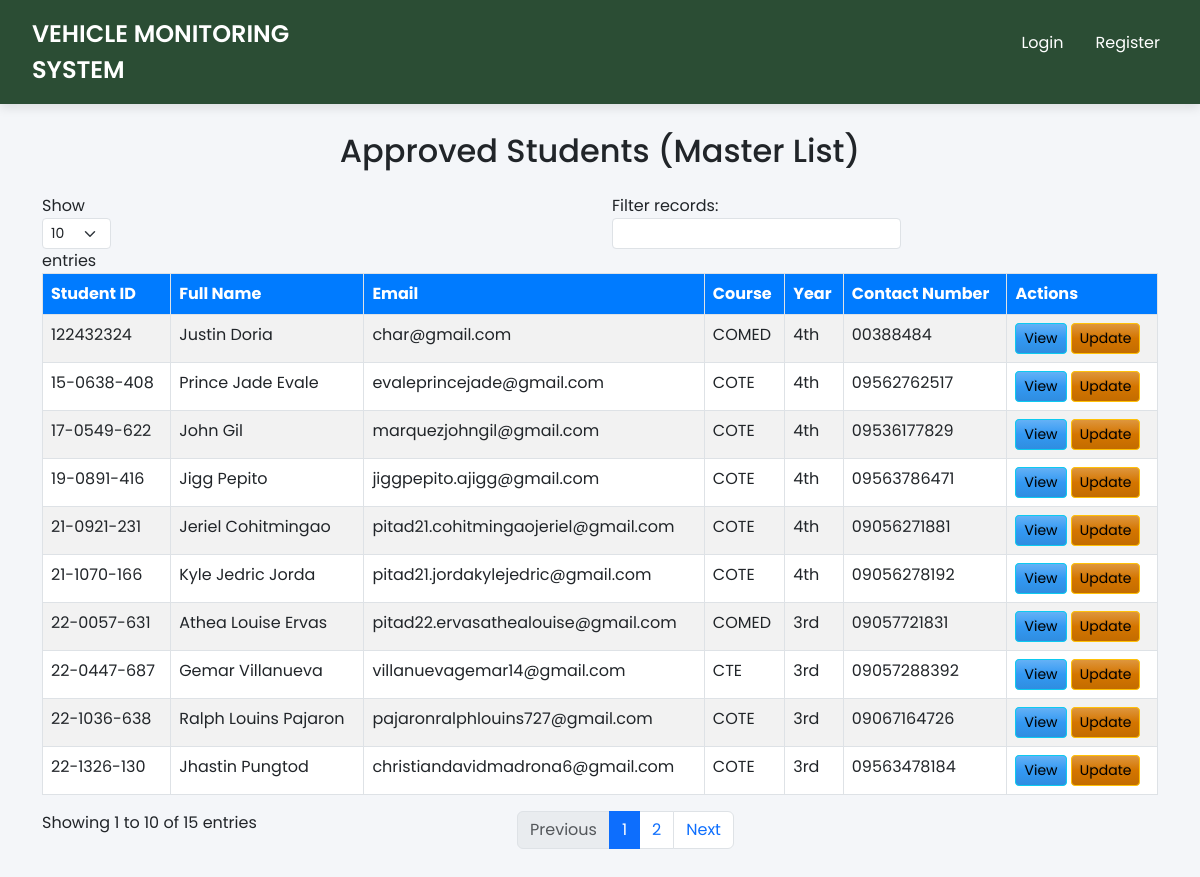
Page /student-list on the earlier database version.
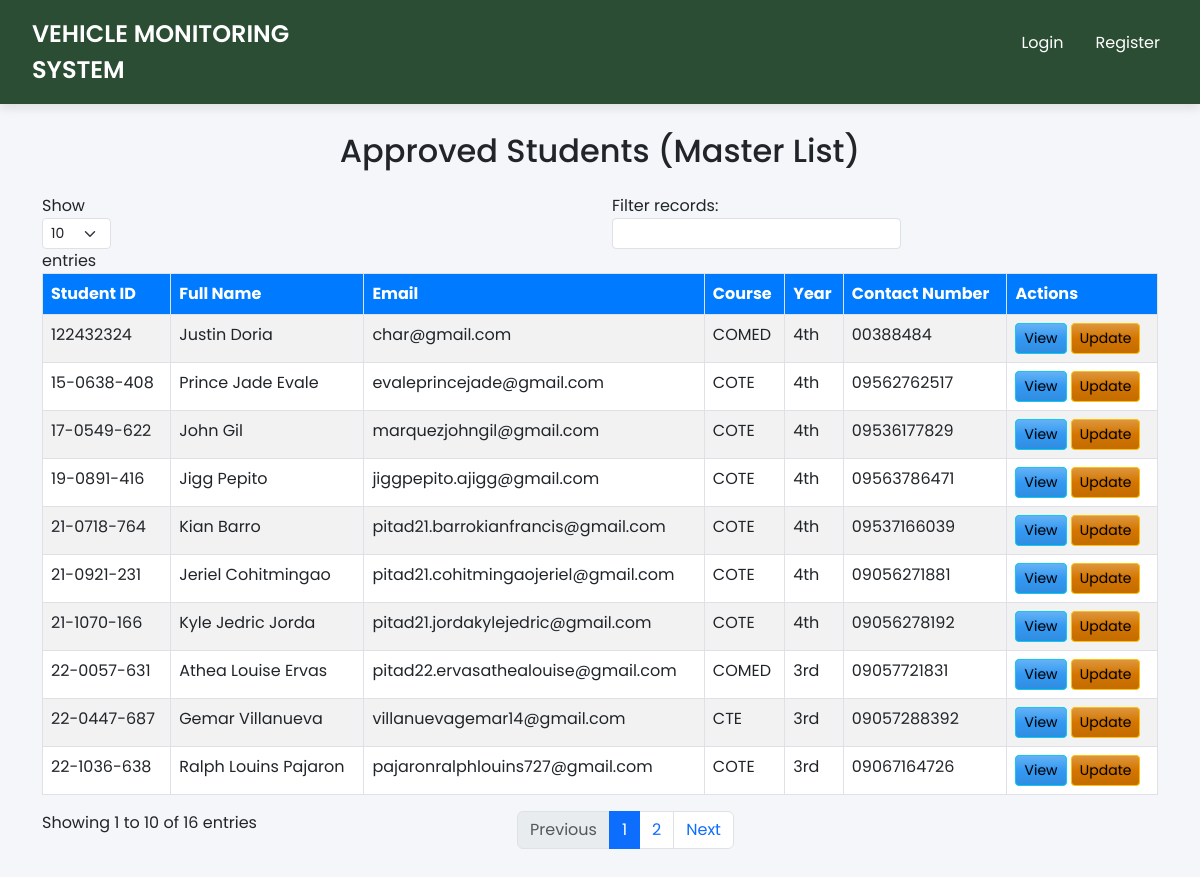
Same page on the later database version.
### qrapp/models.py (models this page shows, shortened)
class StudentMasterList(models.Model):
        student_id = models.CharField(max_length=20, unique=True)
        username = models.CharField(max_length=50)
        email = models.EmailField(unique=True)
        first_name = models.CharField(max_length=50, blank=True, null=True)
        last_name = models.CharField(max_length=50, blank=True, null=True)
        course = models.CharField(max_length=100)
        year = models.CharField(max_length=10)
        major = models.CharField(max_length=100)
        password = models.CharField(max_length=128, blank=True, null=False)
        qr_code = models.ImageField(upload_to='uploads/qr_codes/', blank=True, null=True)
        created_at = models.DateTimeField(auto_now_add=True, null=True, blank=True)

### qrapp/views.py (the view)
# urls.py: path('student-list', views.student_list, name='student-list'),
def student_list(request):
    master_list_students = StudentMasterList.objects.all()
    return render(request, 'qrapp/student-list.html', {
        'master_list_students': master_list_students
    })

### qrapp/templates/qrapp/student-list.html (shortened to what this page needs)
{% extends 'qrapp/base.html' %}
{% block content %}
<div class="container my-1">
    <h2 class="text-center mb-4">Approved Students (Master List)</h2>
    <table id="masterListTable" class="table table-striped table-bordered table-hover" style="width:100%">
        <thead>
            <tr>
                <th>Student ID</th>
                <th>Full Name</th>
                <th>Email</th>
                <th>Course</th>
                <th>Year</th>
                <th>Contact Number</th>
                <th>Actions</th>
            </tr>
        </thead>
        <tbody>
            {% for student in master_list_students %}
            <tr>
                <td>{{ student.student_id }}</td>
                <td>{{ student.first_name }} {{ student.last_name }}</td>
                <td>{{ student.email }}</td>
                <td>{{ student.course }}</td>
                <td>{{ student.year }}</td>
                <td>{{ student.major }}</td>
                <td>
                    <button class="btn btn-info btn-sm view-btn" data-id="{{ student.id }}" data-bs-toggle="modal" data-bs-target="#viewStudentModal">View</button>
                    <button class="btn btn-warning btn-sm update-btn" data-id="{{ student.id }}" data-bs-toggle="modal" data-bs-target="#updateStudentModal">Update</button>
                </td>
            </tr>
            {% empty %}
            <tr>
                <td colspan="7" class="text-center">No approved students yet.</td>
            </tr>
            {% endfor %}
        </tbody>
    </table>
</div>
{% endblock %}

### qrapp/templates/qrapp/base.html (shortened to what this page needs)
{% load static %}
<!DOCTYPE html>
<html>
    <head>
        <link rel="stylesheet" type="tex/css" href="{% static 'css/styles.css' %}">
        <link rel="stylesheet" type="text/css" href="https://bootswatch.com/5/spacelab/bootstrap.min.css">
        <link href="https://cdn.jsdelivr.net/npm/bootstrap@5.3.0/dist/css/bootstrap.min.css" rel="stylesheet">
        <link rel="stylesheet" href="https://cdn.jsdelivr.net/npm/bootstrap-icons/font/bootstrap-icons.css">
        <link rel="stylesheet" href="https://cdnjs.cloudflare.com/ajax/libs/animate.css/4.1.1/animate.min.css"/>
        <link href="https://maxcdn.bootstrapcdn.com/bootstrap/5.3.0/css/bootstrap.min.css" rel="stylesheet">
        <link href="https://cdnjs.cloudflare.com/ajax/libs/font-awesome/6.0.0/css/all.min.css" rel="stylesheet">
    </head>
    <body>
        {% include 'qrapp/navbar.html' %}
            <br>
            {% block content %}
            {% endblock %}
    </body>
</html>

### qrapp/templates/qrapp/navbar.html (shortened to what this page needs)
{% load static %}
{% if user.is_authenticated %}
<!DOCTYPE html>
<html lang="en">
<head>
    <meta charset="UTF-8">
    <meta http-equiv="X-UA-Compatible" content="IE=edge">
    <meta name="viewport" content="width=device-width, initial-scale=1.0">
    <title>Responsive Admin Dashboard | Korsat X Parmaga</title>
    <link rel="stylesheet" href="{% static 'css/style.css'%}">
</head>
<body>
<div class="navigation">
    <ul>
        <li>
            <a href="#">
                <span class="icon">
                    <ion-icon name="car-sport-outline"></ion-icon>
                </span>
                <span class="title">Vehicle Monitoring</span>
            </a>
        </li>
        <li>
            <a href="{% url 'head-dashboard'%}">
                <span class="icon">
                    <ion-icon name="stats-chart-outline"></ion-icon>
                </span>
                <span class="title">Dashboard</span>
            </a>
        </li>
        <li>
            <a href="{% url 'pending-registration' %}">
                <span class="icon">
                    <ion-icon name="hourglass-outline"></ion-icon>
                </span>
                <span class="title">Stud. Pending Accounts</span>
            </a>
        </li>
        <li>
            <a href="{% url 'employee-pending' %}">
                <span class="icon">
                    <ion-icon name="hourglass-outline"></ion-icon>
                </span>
                <span class="title">Emp. Pending Accounts</span>
            </a>
        </li>
        <li>
            <a href="{% url 'logs' %}">
                <span class="icon">
                    <ion-icon name="log-in-outline"></ion-icon>
                </span>
                <span class="title">Logs</span>
            </a>
        </li>
        <li>
            <a href="{% url 'student-list' %}">
                <span class="icon">
                    <ion-icon name="book-outline"></ion-icon>
                </span>
                <span class="title">Student List</span>
            </a>
        </li>
        <li>
            <a href="{% url 'employee-list' %}">
                <span class="icon">
                    <ion-icon name="book-outline"></ion-icon>
                </span>
                <span class="title">Employee List</span>
            </a>
        </li>
        <li>
            <a href="{% url 'security-list' %}">
                <span class="icon">
                    <ion-icon name="shield-checkmark-outline"></ion-icon>
                </span>
                <span class="title">Security List</span>
            </a>
        </li>
        <li>
            <a href="{% url 'all-vehicles' %}">
                <span class="icon">
                    <ion-icon name="car-outline"></ion-icon>
                </span>
                <span class="title">Vehicles</span>
            </a>
        </li>
        {% comment %} <li>
            <a href="{% url 'all-employee-vehicle' %}">
                <span class="icon">
                    <ion-icon name="car-outline"></ion-icon>
                </span>
                <span class="title">Employee Vehicles</span>
            </a>
        </li>
        {% endcomment %}
        <li>
            <a href="{% url 'violation_list' %}">
                <span class="icon">
                    <ion-icon name="lock-closed-outline"></ion-icon>
                </span>
                <span class="title">Violations</span>
            </a>
        </li>
        <li>
            <a href="{% url 'logout' %}">
                <span class="icon">
                    <ion-icon name="log-out-outline"></ion-icon>
                </span>
                <span class="title">Sign Out</span>
            </a>
        </li>
    </ul>
</div>
        <div class="main">
            <div class="topbar">
                <div class="toggle">
                    <ion-icon name="menu-outline"></ion-icon>
                </div>
                <div class="user">
                    <img src="assets/imgs/customer01.jpg" alt="">
                </div>
            </div>
    <script src="{% static 'js/main.js'%}"></script>
<script src="https://cdn.jsdelivr.net/npm/sweetalert2@11"></script>
    <script type="module" src="https://unpkg.com/ionicons@5.5.2/dist/ionicons/ionicons.esm.js"></script>
    <script nomodule src="https://unpkg.com/ionicons@5.5.2/dist/ionicons/ionicons.js"></script>
    <script>
        document.addEventListener('DOMContentLoaded', function () {
            // Select the logout link by its icon or text
            const logoutLink = document.querySelector('a[href="{% url 'logout' %}"]');
            if (logoutLink) {
                logoutLink.addEventListener('click', function (event) {
                    event.preventDefault(); // Prevent the default action
                    Swal.fire({
                        title: 'Are you sure?',
                        text: "You will be logged out!",
                        icon: 'warning',
                        showCancelButton: true,
                        confirmButtonColor: '#3085d6',
                        cancelButtonColor: '#d33',
                        confirmButtonText: 'Yes, log out!'
                    }).then((result) => {
                        if (result.isConfirmed) {
                            // Redirect to the logout URL if confirmed
                            window.location.href = "{% url 'logout' %}";
                        }
                    });
                });
            }
        });
    </script>
</body>
</html>
{% else %}
<!DOCTYPE html>
<html lang="en">
<head>
    <link rel="stylesheet" href="{% static 'css/sidebar2.css' %}">
</head>
<body>
    <header id="topbar">
        <div class="logo-container">
            <a href="{% url '' %}" class="topbar-logo">VEHICLE MONITORING SYSTEM</a>
        </div>
        <nav class="topbar-nav">
            <ul class="nav-links">
                <li class="nav-item">
                    <a href="{% url 'unified-login' %}" class="nav-link" id="about-link">Login</a>
                </li>
                <li class="nav-item">
                    <a href="#" class="nav-link" id="auth-dropdown">Register
                    </a>
                </li>
            </ul>
        </nav>
    </header>
</body>
{% endif %}

### static/css/sidebar2.css (style rules this page uses)
* { margin: 0; padding: 0; box-sizing: border-box; }
body { font-family: 'Poppins', sans-serif; background-color: #f4f6f9; display: flex; flex-direction: column; height: 100vh; }
#topbar { display: flex; justify-content: space-between; align-items: center; background-color: #131a31; padding: 1rem 2rem; position: sticky; top: 0; z-index: 1000; box-shadow: 0px 4px 10px rgba(0, 0, 0, 0.1); width: 100%; }
.logo-container { flex: 1; }
.topbar-logo { color: #FFF; font-size: 1.5rem; font-weight: 600; text-transform: uppercase; text-decoration: none; }
.topbar-nav { flex: 3; display: flex; justify-content: flex-end; font-family: 'Poppins', sans-serif; }
.nav-links { list-style: none; display: flex; gap: 1rem; }
.nav-item { position: relative; }
.nav-link { color: #FFF; font-size: 1rem; text-decoration: none; display: flex; align-items: center; cursor: pointer; border-bottom: 2px solid transparent; transition: color 0.3s ease, border-color 0.3s ease; }
.nav-link, .topbar-logo, .dropdown-link { text-decoration: none; }
html { scroll-behavior: smooth; }

### qrapp/templates/qrapp/navbar.html (style rules this page uses)
* { margin: 0; padding: 0; box-sizing: border-box; }
body { font-family: 'Poppins', sans-serif; background-color: #f4f6f9; display: flex; flex-direction: column; height: 100vh; }
#topbar { display: flex; justify-content: space-between; align-items: center; background-color: #2b4d34; padding: 1rem 2rem; position: sticky; top: 0; z-index: 1000; box-shadow: 0px 4px 10px rgba(0, 0, 0, 0.1); width: 100%; }
.logo-container { flex: 1; }
.topbar-logo { color: #FFF; font-size: 1.5rem; font-weight: 600; text-transform: uppercase; text-decoration: none; transition: color 0.3s ease; }
.topbar-nav { flex: 3; display: flex; justify-content: flex-end; font-family: 'Poppins', sans-serif; }
.nav-links { list-style: none; display: flex; gap: 2rem; }
.nav-item { position: relative; }
.nav-link { color: #FFF; font-size: 1rem; text-decoration: none; display: flex; align-items: center; cursor: pointer; transition: color 0.3s ease, transform 0.2s ease; }
.nav-link, .topbar-logo, .dropdown-link { text-decoration: none; }
html { scroll-behavior: smooth; }

### qrapp/templates/qrapp/student-list.html (style rules this page uses)
.table thead th { background-color: #007bff; color: white; }

Differences in the rows shown:
no longer on this page (row unchanged): StudentMasterList: student_id "22-1326-130", first_name "Jhastin", last_name "Pungtod", email "christiandavidmadrona6@gmail.com", course "COTE", year "3rd", major "09563478184"
added StudentMasterList: student_id "21-0718-764", first_name "Kian", last_name "Barro", email "pitad21.barrokianfrancis@gmail.com", course "COTE", year "4th", major "09537166039"
Other differences:
text written by a page script: "Show entries Filter records: Showing 1 to 10 of 15 entries Previous 1 2 Next" → "Show entries Filter records: Showing 1 to 10 of 16 entries Previous 1 2 Next"
